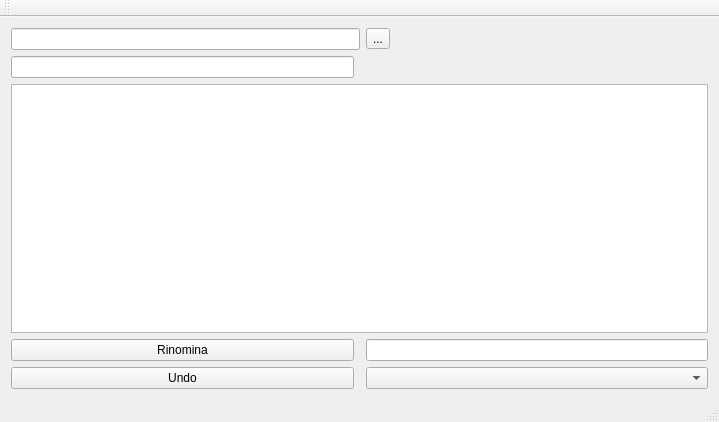
<?xml version="1.0" encoding="UTF-8"?>
<ui version="4.0">
 <class>Tweezers</class>
 <widget class="QMainWindow" name="Tweezers">
  <property name="geometry">
   <rect>
    <x>0</x>
    <y>0</y>
    <width>719</width>
    <height>422</height>
   </rect>
  </property>
  <property name="windowTitle">
   <string>Tweezers</string>
  </property>
  <widget class="QWidget" name="centralWidget">
   <layout class="QGridLayout" name="gridLayout">
    <item row="0" column="0">
     <layout class="QGridLayout" name="gridLayout_4">
      <item row="0" column="0" colspan="2">
       <widget class="QLineEdit" name="selectDir"/>
      </item>
      <item row="0" column="2">
       <widget class="QToolButton" name="selDirButton">
        <property name="text">
         <string>...</string>
        </property>
       </widget>
      </item>
      <item row="3" column="2">
       <widget class="QLineEdit" name="expField"/>
      </item>
      <item row="4" column="0">
       <widget class="QPushButton" name="undoRename">
        <property name="text">
         <string>Undo</string>
        </property>
       </widget>
      </item>
      <item row="4" column="2">
       <widget class="QComboBox" name="expList"/>
      </item>
      <item row="1" column="0">
       <widget class="QLineEdit" name="globSelect"/>
      </item>
      <item row="2" column="0" colspan="3">
       <widget class="QTableWidget" name="fileList">
        <property name="editTriggers">
         <set>QAbstractItemView::NoEditTriggers</set>
        </property>
        <property name="alternatingRowColors">
         <bool>true</bool>
        </property>
        <property name="selectionMode">
         <enum>QAbstractItemView::SingleSelection</enum>
        </property>
        <property name="selectionBehavior">
         <enum>QAbstractItemView::SelectRows</enum>
        </property>
        <property name="showGrid">
         <bool>false</bool>
        </property>
        <property name="wordWrap">
         <bool>true</bool>
        </property>
        <property name="cornerButtonEnabled">
         <bool>false</bool>
        </property>
        <attribute name="verticalHeaderStretchLastSection">
         <bool>true</bool>
        </attribute>
       </widget>
      </item>
      <item row="3" column="0">
       <widget class="QPushButton" name="doRename">
        <property name="text">
         <string>Rinomina</string>
        </property>
       </widget>
      </item>
     </layout>
    </item>
   </layout>
  </widget>
  <widget class="QMenuBar" name="menuBar">
   <property name="geometry">
    <rect>
     <x>0</x>
     <y>0</y>
     <width>719</width>
     <height>22</height>
    </rect>
   </property>
  </widget>
  <widget class="QToolBar" name="mainToolBar">
   <attribute name="toolBarArea">
    <enum>TopToolBarArea</enum>
   </attribute>
   <attribute name="toolBarBreak">
    <bool>false</bool>
   </attribute>
  </widget>
  <widget class="QStatusBar" name="statusBar"/>
 </widget>
 <layoutdefault spacing="6" margin="11"/>
 <resources/>
 <connections/>
 <slots>
  <slot>slot1()</slot>
 </slots>
</ui>
